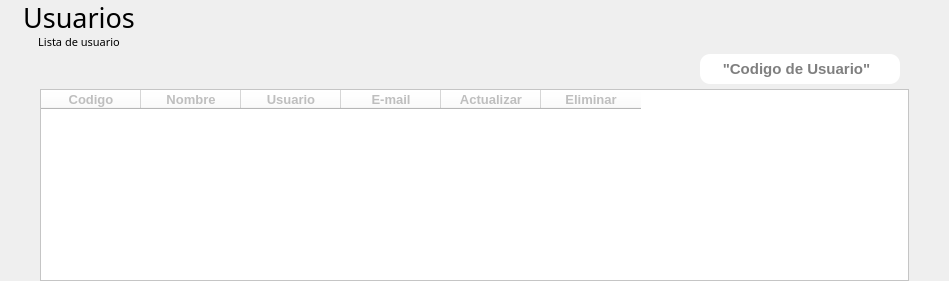
         <widget class="QWidget" name="page_user_list">
          <layout class="QVBoxLayout" name="verticalLayout_8">
           <property name="spacing">
            <number>0</number>
           </property>
           <property name="leftMargin">
            <number>0</number>
           </property>
           <property name="topMargin">
            <number>0</number>
           </property>
           <property name="rightMargin">
            <number>0</number>
           </property>
           <property name="bottomMargin">
            <number>0</number>
           </property>
           <item>
            <layout class="QHBoxLayout" name="horizontalLayout_16">
             <property name="spacing">
              <number>0</number>
             </property>
             <property name="rightMargin">
              <number>23</number>
             </property>
             <item>
              <layout class="QVBoxLayout" name="verticalLayout_7">
               <property name="spacing">
                <number>0</number>
               </property>
               <item>
                <widget class="QLabel" name="lbl_Logo_10">
                 <property name="sizePolicy">
                  <sizepolicy hsizetype="Expanding" vsizetype="Preferred">
                   <horstretch>0</horstretch>
                   <verstretch>0</verstretch>
                  </sizepolicy>
                 </property>
                 <property name="minimumSize">
                  <size>
                   <width>158</width>
                   <height>34</height>
                  </size>
                 </property>
                 <property name="maximumSize">
                  <size>
                   <width>158</width>
                   <height>34</height>
                  </size>
                 </property>
                 <property name="font">
                  <font>
                   <family>Trajan Pro</family>
                   <pointsize>20</pointsize>
                  </font>
                 </property>
                 <property name="styleSheet">
                  <string notr="true">border-radius: 60%;</string>
                 </property>
                 <property name="text">
                  <string>Usuarios</string>
                 </property>
                 <property name="alignment">
                  <set>Qt::AlignCenter</set>
                 </property>
                </widget>
               </item>
               <item>
                <widget class="QLabel" name="lbl_Logo_2">
                 <property name="sizePolicy">
                  <sizepolicy hsizetype="Expanding" vsizetype="Preferred">
                   <horstretch>0</horstretch>
                   <verstretch>0</verstretch>
                  </sizepolicy>
                 </property>
                 <property name="minimumSize">
                  <size>
                   <width>158</width>
                   <height>15</height>
                  </size>
                 </property>
                 <property name="maximumSize">
                  <size>
                   <width>158</width>
                   <height>15</height>
                  </size>
                 </property>
                 <property name="font">
                  <font>
                   <family>Trajan Pro</family>
                   <pointsize>8</pointsize>
                  </font>
                 </property>
                 <property name="styleSheet">
                  <string notr="true">border-radius: 60%;</string>
                 </property>
                 <property name="text">
                  <string>Lista de usuario</string>
                 </property>
                 <property name="alignment">
                  <set>Qt::AlignCenter</set>
                 </property>
                </widget>
               </item>
              </layout>
             </item>
             <item>
              <spacer name="horizontalSpacer_23">
               <property name="orientation">
                <enum>Qt::Horizontal</enum>
               </property>
               <property name="sizeHint" stdset="0">
                <size>
                 <width>40</width>
                 <height>20</height>
                </size>
               </property>
              </spacer>
             </item>
            </layout>
           </item>
           <item>
            <layout class="QHBoxLayout" name="horizontalLayout_15">
             <property name="spacing">
              <number>6</number>
             </property>
             <item>
              <spacer name="horizontalSpacer_20">
               <property name="orientation">
                <enum>Qt::Horizontal</enum>
               </property>
               <property name="sizeHint" stdset="0">
                <size>
                 <width>40</width>
                 <height>20</height>
                </size>
               </property>
              </spacer>
             </item>
             <item>
              <widget class="QLineEdit" name="txt_buscar_usuario">
               <property name="minimumSize">
                <size>
                 <width>200</width>
                 <height>30</height>
                </size>
               </property>
               <property name="maximumSize">
                <size>
                 <width>200</width>
                 <height>30</height>
                </size>
               </property>
               <property name="font">
                <font>
                 <pointsize>11</pointsize>
                 <weight>75</weight>
                 <bold>true</bold>
                </font>
               </property>
               <property name="styleSheet">
                <string notr="true">background-color: rgb(255, 255, 255);
border-radius:10%;
vertical-align:auto;</string>
               </property>
               <property name="readOnly">
                <bool>false</bool>
               </property>
               <property name="placeholderText">
                <string>     &quot;Codigo de Usuario&quot;</string>
               </property>
              </widget>
             </item>
             <item>
              <widget class="QPushButton" name="btn_Consultar_Usuario">
               <property name="minimumSize">
                <size>
                 <width>0</width>
                 <height>40</height>
                </size>
               </property>
               <property name="maximumSize">
                <size>
                 <width>60</width>
                 <height>16777215</height>
                </size>
               </property>
               <property name="font">
                <font>
                 <pointsize>12</pointsize>
                 <weight>75</weight>
                 <bold>true</bold>
                </font>
               </property>
               <property name="cursor">
                <cursorShape>PointingHandCursor</cursorShape>
               </property>
               <property name="styleSheet">
                <string notr="true">QPushButton{
	alternate-background-color: qlineargradient(spread:reflect, x1:0.045, y1:1, x2:1, y2:0.215909, stop:0 rgba(90, 98, 136, 0), stop:0.625 rgba(255, 255, 255, 0));
	border-radius: 10px;
	color: white;
}</string>
               </property>
               <property name="text">
                <string/>
               </property>
               <property name="icon">
                <iconset>
                 <normaloff>../icon/buscar1.png</normaloff>../icon/buscar1.png</iconset>
               </property>
               <property name="iconSize">
                <size>
                 <width>40</width>
                 <height>40</height>
                </size>
               </property>
              </widget>
             </item>
            </layout>
           </item>
           <item>
            <layout class="QHBoxLayout" name="horizontalLayout_17">
             <property name="spacing">
              <number>0</number>
             </property>
             <item>
              <spacer name="horizontalSpacer_21">
               <property name="orientation">
                <enum>Qt::Horizontal</enum>
               </property>
               <property name="sizeHint" stdset="0">
                <size>
                 <width>40</width>
                 <height>20</height>
                </size>
               </property>
              </spacer>
             </item>
             <item>
              <widget class="QTableWidget" name="tbl_Usuario">
               <property name="enabled">
                <bool>false</bool>
               </property>
               <property name="minimumSize">
                <size>
                 <width>869</width>
                 <height>0</height>
                </size>
               </property>
               <property name="maximumSize">
                <size>
                 <width>16777215</width>
                 <height>600</height>
                </size>
               </property>
               <property name="styleSheet">
                <string notr="true">background-color: rgb(255, 255, 255);
text-align:auto;
</string>
               </property>
               <column>
                <property name="text">
                 <string>Codigo</string>
                </property>
                <property name="font">
                 <font>
                  <pointsize>10</pointsize>
                  <weight>75</weight>
                  <bold>true</bold>
                 </font>
                </property>
               </column>
               <column>
                <property name="text">
                 <string>Nombre</string>
                </property>
                <property name="font">
                 <font>
                  <pointsize>10</pointsize>
                  <weight>75</weight>
                  <bold>true</bold>
                 </font>
                </property>
               </column>
               <column>
                <property name="text">
                 <string>Usuario</string>
                </property>
                <property name="font">
                 <font>
                  <pointsize>10</pointsize>
                  <weight>75</weight>
                  <bold>true</bold>
                 </font>
                </property>
               </column>
               <column>
                <property name="text">
                 <string>E-mail</string>
                </property>
                <property name="font">
                 <font>
                  <pointsize>10</pointsize>
                  <weight>75</weight>
                  <bold>true</bold>
                 </font>
                </property>
               </column>
               <column>
                <property name="text">
                 <string>Actualizar</string>
                </property>
                <property name="font">
                 <font>
                  <pointsize>10</pointsize>
                  <weight>75</weight>
                  <bold>true</bold>
                 </font>
                </property>
               </column>
               <column>
                <property name="text">
                 <string>Eliminar</string>
                </property>
                <property name="font">
                 <font>
                  <pointsize>10</pointsize>
                  <weight>75</weight>
                  <bold>true</bold>
                 </font>
                </property>
               </column>
              </widget>
             </item>
             <item>
              <spacer name="horizontalSpacer_22">
               <property name="orientation">
                <enum>Qt::Horizontal</enum>
               </property>
               <property name="sizeHint" stdset="0">
                <size>
                 <width>40</width>
                 <height>20</height>
                </size>
               </property>
              </spacer>
             </item>
            </layout>
           </item>
          </layout>
         </widget>
